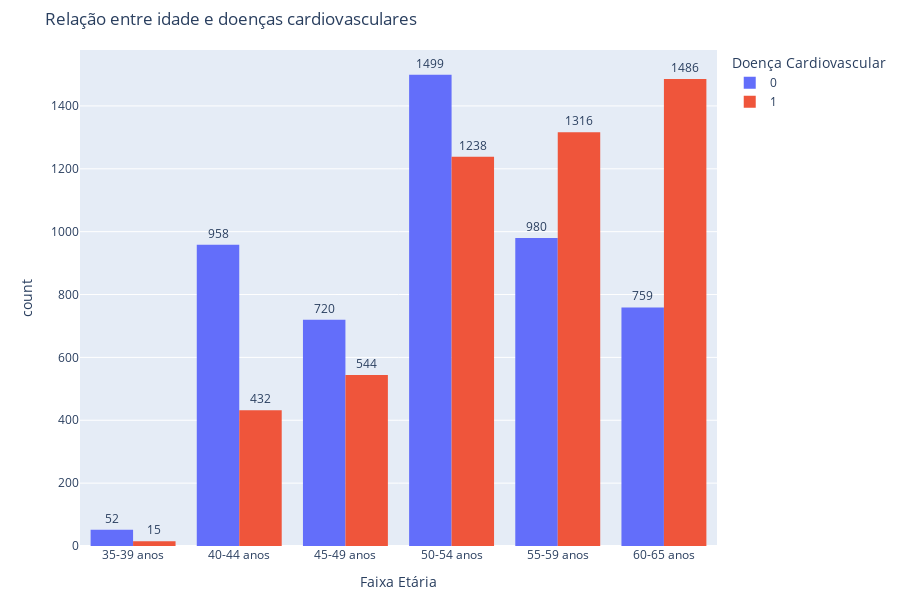

The notebook cell this image was saved under:
### Markdown cell above
O gráfico revela a distribuição de indivíduos com e sem doenças cardiovasculares de acordo com seus hábitos de tabagismo e consumo de álcool. Aqui estão os principais pontos observados:
- O maior grupo é composto por indivíduos que não fumam e não bebem, com uma distribuição bastante equilibrada entre quem tem e quem não tem doenças cardiovasculares.
- Entre os que fumam e bebem, o número de pessoas com a doença é ligeiramente menor do que o número de pessoas saudáveis, sugerindo que esses hábitos podem ter alguma relação, mas não de forma isolada.
- Quem fuma, mas não bebe, também apresenta uma distribuição próxima entre os dois grupos, sem uma diferença muito expressiva.
- Quem não fuma, mas bebe, tem um número relativamente pequeno de indivíduos, mas com uma leve predominância de casos de doenças cardiovasculares. 

Apesar dessas observações, as diferenças entre os grupos não são muito extremas, indicando que fumar e beber podem contribuir para o risco cardiovascular, mas possivelmente junto com outros fatores, como idade, colesterol e atividade física

### Code cell
# Criando faixas etárias de 5 em 5 anos
bins = [30, 34, 39, 44, 49, 54, 59, 65]
labels = ['30-34 anos', '35-39 anos', '40-44 anos', '45-49 anos', '50-54 anos', '55-59 anos', '60-65 anos']
cardio['age_group'] = pd.cut(cardio['age'], bins=bins, labels=labels)

fig = px.histogram(cardio, x='age_group', color='cardio_disease', barmode='group',
                   labels={'age_group': 'Faixa Etária', 'cardio_disease': 'Doença Cardiovascular'},
                   title='Relação entre idade e doenças cardiovasculares')

fig.update_traces(texttemplate='%{y}', textposition='outside')
fig.update_layout(height=600, margin=dict(t=50, b=50))

# Ajustando a ordem do eixo x para garantir que as faixas etárias apareçam corretamente
fig.update_xaxes(categoryorder='array', categoryarray=labels)

fig.show()

### Figure 1 — Plotly figure (JSON) as saved in the notebook; plotly's stock layout.template omitted (floating-point values rounded to 4 significant figures; data arrays with more than 128 entries replaced by an {"elided": "..."} marker saying what was removed)
{"data": [{"alignmentgroup": "True", "bingroup": "x", "hovertemplate": "Doença Cardiovascular=0<br>Faixa Etária=%{x}<br>count=%{y}<extra></extra>", "legendgroup": "0", "marker": {"color": "#636efa", "pattern": {"shape": ""}}, "name": "0", "offsetgroup": "0", "orientation": "v", "showlegend": true, "textposition": "outside", "texttemplate": "%{y}", "type": "histogram", "x": {"elided": "4969 str values"}, "xaxis": "x", "yaxis": "y"}, {"alignmentgroup": "True", "bingroup": "x", "hovertemplate": "Doença Cardiovascular=1<br>Faixa Etária=%{x}<br>count=%{y}<extra></extra>", "legendgroup": "1", "marker": {"color": "#EF553B", "pattern": {"shape": ""}}, "name": "1", "offsetgroup": "1", "orientation": "v", "showlegend": true, "textposition": "outside", "texttemplate": "%{y}", "type": "histogram", "x": {"elided": "5031 str values"}, "xaxis": "x", "yaxis": "y"}], "layout": {"barmode": "group", "height": 600, "legend": {"title": {"text": "Doença Cardiovascular"}, "tracegroupgap": 0}, "margin": {"b": 50, "t": 50}, "title": {"text": "Relação entre idade e doenças cardiovasculares"}, "xaxis": {"anchor": "y", "categoryarray": ["30-34 anos", "35-39 anos", "40-44 anos", "45-49 anos", "50-54 anos", "55-59 anos", "60-65 anos"], "categoryorder": "array", "domain": [0, 1], "title": {"text": "Faixa Etária"}}, "yaxis": {"anchor": "x", "domain": [0, 1], "title": {"text": "count"}}}}
